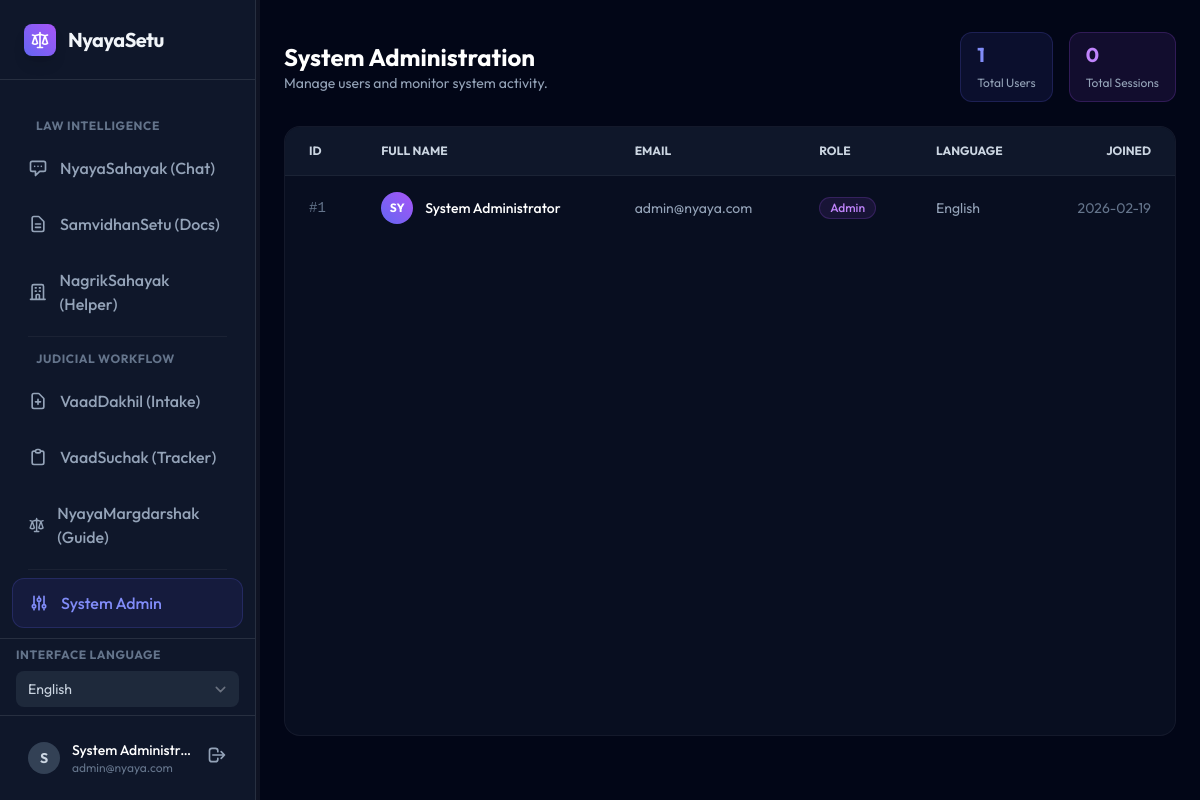
The page /admin-dashboard (signed in) on the database as committed earlier.
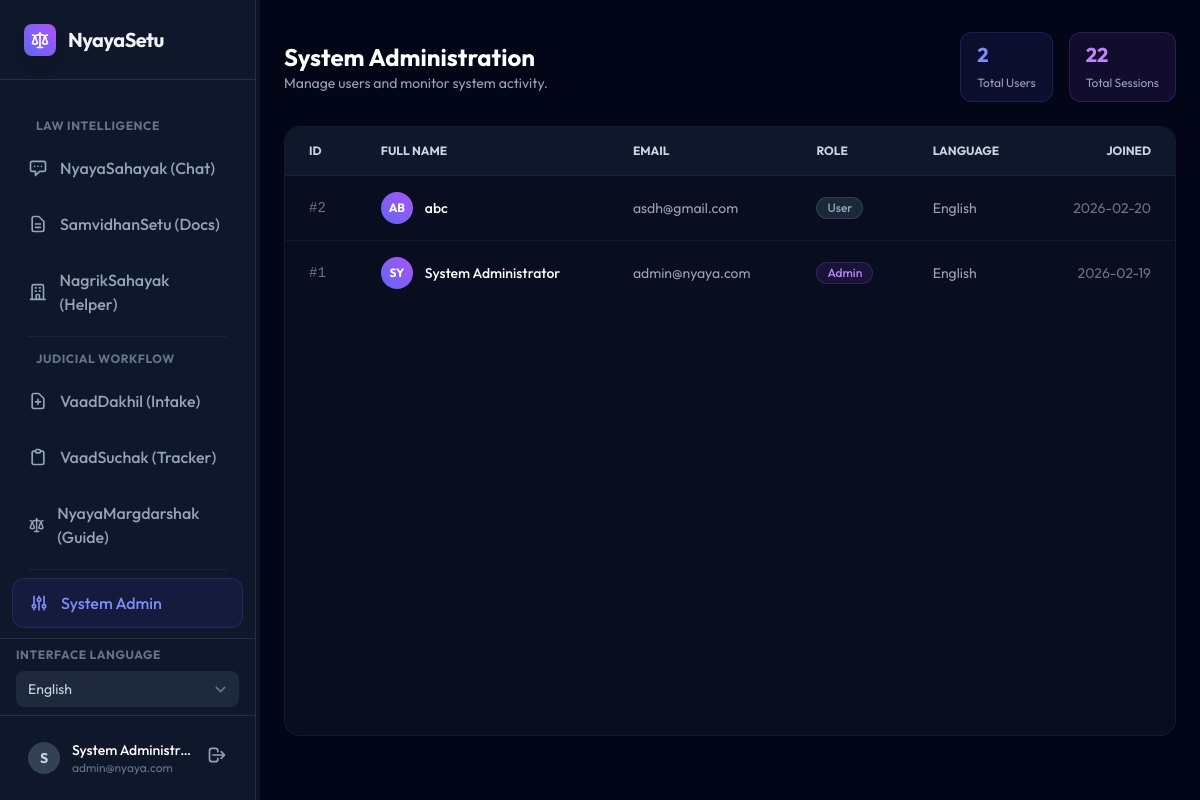
The same page on the database as committed later.
### backend/models.py (models this page shows)
class User(Base):
    __tablename__ = "users"
    id = Column(Integer, primary_key=True, index=True)
    email = Column(String, unique=True, index=True)
    full_name = Column(String)
    hashed_password = Column(String)
    is_active = Column(Boolean, default=True)
    role = Column(String, default=UserRole.USER)
    preferred_language = Column(String, default="en") # en, hi, bn, te
    created_at = Column(DateTime, default=datetime.utcnow)
    chats = relationship("ChatSession", back_populates="owner")
    judicial_chats = relationship("JudicialChatSession", back_populates="owner")
    cases = relationship("Case", back_populates="owner")

### backend/routers/pages.py (the view)
@router.get("/admin-dashboard", response_class=HTMLResponse)
async def admin_page(request: Request, user: models.User = Depends(auth.get_current_user_from_cookie), db: Session = Depends(database.get_db)):
    if not user:
        return RedirectResponse(url="/login")
    if user.role != "admin":
        return RedirectResponse(url="/dashboard")
    all_users = db.query(models.User).order_by(models.User.id.desc()).all()
    total_sessions = db.query(models.UserSession).count()
    return templates.TemplateResponse("admin_dashboard.html", {
        "request": request,
        "user": user,
        "users": all_users,
        "total_sessions": total_sessions
    })

### templates/admin_dashboard.html
{% extends "dashboard_base.html" %}
{% block content %}
<div class="h-[calc(100vh-6rem)] flex flex-col">
    <div class="mb-6 flex items-center justify-between">
        <div>
            <h1 class="text-2xl font-bold text-white">System Administration</h1>
            <p class="text-sm text-slate-400">Manage users and monitor system activity.</p>
        </div>
        <div class="flex gap-4">
            <div class="bg-indigo-500/10 border border-indigo-500/20 px-4 py-2 rounded-xl">
                <span class="block text-xl font-bold text-indigo-400">{{ users|length }}</span>
                <span class="text-xs text-slate-400">Total Users</span>
            </div>
            <div class="bg-purple-500/10 border border-purple-500/20 px-4 py-2 rounded-xl">
                <span class="block text-xl font-bold text-purple-400">{{ total_sessions }}</span>
                <span class="text-xs text-slate-400">Total Sessions</span>
            </div>
        </div>
    </div>
    <div class="flex-1 bg-slate-900/50 border border-white/5 rounded-2xl overflow-hidden flex flex-col">
        <div class="overflow-x-auto">
            <table class="w-full text-left text-sm text-slate-400">
                <thead class="bg-slate-900 border-b border-white/5 text-xs uppercase font-semibold text-slate-300">
                    <tr>
                        <th class="px-6 py-4">ID</th>
                        <th class="px-6 py-4">Full Name</th>
                        <th class="px-6 py-4">Email</th>
                        <th class="px-6 py-4">Role</th>
                        <th class="px-6 py-4">Language</th>
                        <th class="px-6 py-4 text-right">Joined</th>
                    </tr>
                </thead>
                <tbody class="divide-y divide-white/5">
                    {% for u in users %}
                    <tr class="hover:bg-white/5 transition-colors">
                        <td class="px-6 py-4 font-mono text-slate-500">#{{ u.id }}</td>
                        <td class="px-6 py-4 font-medium text-white flex items-center gap-3">
                            <div
                                class="w-8 h-8 rounded-full bg-gradient-to-tr from-indigo-500 to-purple-500 flex items-center justify-center text-xs font-bold text-white">
                                {{ u.full_name[:2].upper() }}
                            </div>
                            {{ u.full_name }}
                        </td>
                        <td class="px-6 py-4">{{ u.email }}</td>
                        <td class="px-6 py-4">
                            {% if u.role == 'admin' %}
                            <span
                                class="inline-flex items-center px-2.5 py-0.5 rounded-full text-xs font-medium bg-purple-500/10 text-purple-400 border border-purple-500/20">
                                Admin
                            </span>
                            {% else %}
                            <span
                                class="inline-flex items-center px-2.5 py-0.5 rounded-full text-xs font-medium bg-slate-700/50 text-slate-400 border border-slate-600/50">
                                User
                            </span>
                            {% endif %}
                        </td>
                        <td class="px-6 py-4">
                            {% if u.preferred_language == 'hi' %} Hindi
                            {% elif u.preferred_language == 'bn' %} Bengali
                            {% elif u.preferred_language == 'te' %} Telugu
                            {% else %} English {% endif %}
                        </td>
                        <td class="px-6 py-4 text-right text-slate-500">
                            {{ u.created_at.strftime('%Y-%m-%d') if u.created_at else 'N/A' }}
                        </td>
                    </tr>
                    {% endfor %}
                </tbody>
            </table>
        </div>
    </div>
</div>
{% endblock %}

### templates/dashboard_base.html (shortened to what the changed rows need)
<!DOCTYPE html>
<html lang="en">
<head>
    <script src="https://cdn.tailwindcss.com?plugins=forms,typography,aspect-ratio,line-clamp"></script>
</head>
<body class="bg-slate-950 text-slate-100 flex h-screen overflow-hidden antialiased">
    <aside id="main-sidebar"
        class="w-64 bg-slate-900 border-r border-white/10 flex-shrink-0 flex flex-col transition-all duration-300">
        <div class="p-4 border-t border-white/10">
            <div class="flex items-center gap-3 px-3 py-2">
                <div
                    class="w-8 h-8 rounded-full bg-slate-700 flex items-center justify-center text-sm font-bold text-slate-300">
                    {{ user.full_name[0] if user.full_name else 'U' }}
                </div>
                <div class="flex-1 min-w-0">
                    <p class="text-sm font-medium text-white truncate">{{ user.full_name }}</p>
                    <p class="text-xs text-slate-500 truncate">{{ user.email }}</p>
                </div>
                <form action="/logout" method="post">
                    <button type="submit" class="text-slate-400 hover:text-red-400 transition-colors" title="Logout">
                    </button>
                </form>
            </div>
        </div>
    </aside>
    <main class="flex-1 overflow-x-hidden overflow-y-auto bg-slate-950 relative">
        <div class="max-w-7xl mx-auto px-6 py-8">
            {% block content %}{% endblock %}
        </div>
    </main>
</body>
</html>

Rows that differ between the two databases and show on the page:
added User: id "2", full_name "AB", full_name "abc", email "asdh@gmail.com", role "User", preferred_language "English", created_at "2026-02-20"
Other text that changed with them:
{{ users|length }}: "1" → "2"
{{ total_sessions }}: "0" → "22"
